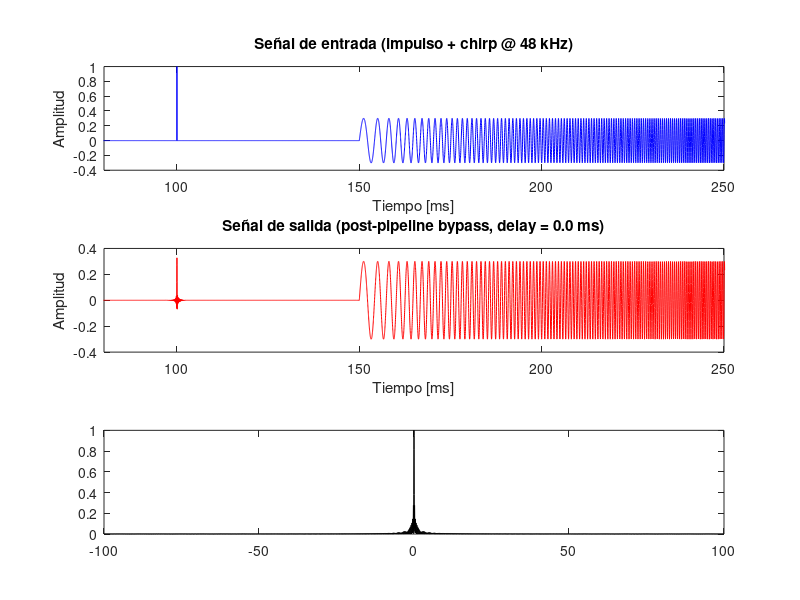

Source code (MATLAB): (Note: this script raises an error after producing the figure.)
%% medir_latencia_pipeline.m — Medición de latencia del pipeline DPDFNet
%% =========================================================================
%% Genera una señal de prueba (impulso + chirp), la pasa por un modelo
%% simplificado del pipeline DSP (resample 48→16, acumulación, hop, STFT,
%% upsample 16→48) y mide el retardo algorítmico total en ms.
%%
%% Uso:
%%   octave --no-gui medir_latencia_pipeline.m
%%
%% Resultado esperado:
%%   - Latencia algorítmica mínima del DPDFNet (Ultra o Turbo = idéntica)
%%   - Desglose por etapa: downsampler, accumulator, STFT, OLA, upsampler
%%   - Gráfico de correlación cruzada para medir el delay real
%%
%% Autor: bioingeniero (PSK Hearing Aid project)
%% Fecha: 2025

clear; close all; clc;

%% ─── Parámetros del pipeline (idénticos Ultra y Turbo) ───────────────────
SR_NATIVE   = 48000;   % Hz — sample rate del callback Oboe
SR_MODEL    = 16000;   % Hz — sample rate interno del DPDFNet-4
HOP_SIZE    = 160;     % samples @ 16 kHz (10 ms)
WIN_SIZE    = 320;     % samples @ 16 kHz (20 ms) — Vorbis window
FFT_SIZE    = 320;     % DFT directo (sherpa-onnx pipeline)
BUFFER_SIZE = 256;     % frames por callback Oboe (typical)

% Ratio de resampleo
RATIO_DOWN = SR_NATIVE / SR_MODEL;  % 3 (48k → 16k)
RATIO_UP   = SR_NATIVE / SR_MODEL;  % 3 (16k → 48k)

%% ─── Cálculo teórico de latencia algorítmica ────────────────────────────
fprintf('\n=== ANÁLISIS DE LATENCIA DEL PIPELINE DPDFNet-4 ===\n\n');

% 1. Callback buffer (I/O latency — Oboe framesPerBurst)
t_buffer_ms = BUFFER_SIZE / SR_NATIVE * 1000;
fprintf('1. Callback buffer (framesPerBurst):     %d samples = %.2f ms\n', ...
        BUFFER_SIZE, t_buffer_ms);

% 2. Downsampler (polyphase sinc, ~6 zeros, group delay)
%    LinearResample con num_zeros=6, cutoff=0.99*8000
%    Group delay del sinc filter ≈ num_zeros / (2 * cutoff) ≈ 6/(2*0.99*8000/48000)
%    En samples @48k ≈ 18; en ms ≈ 0.375 ms
resamp_zeros = 6;
resamp_delay_48k = resamp_zeros;  % samples @ 48k (approx group delay)
t_downsamp_ms = resamp_delay_48k / SR_NATIVE * 1000;
fprintf('2. Downsampler (sinc, %d zeros):           ~%d samples@48k = %.3f ms\n', ...
        resamp_zeros, resamp_delay_48k, t_downsamp_ms);

% 3. Acumulador + hop processing
%    Necesita HOP_SIZE samples @16k para procesar. En el peor caso, llegan
%    BUFFER_SIZE/3 ≈ 85 samples @16k por callback → necesita 2 callbacks
%    para juntar 1 hop de 160.
samples_per_cb_16k = floor(BUFFER_SIZE / RATIO_DOWN);
cbs_per_hop = ceil(HOP_SIZE / samples_per_cb_16k);
t_accum_ms = (cbs_per_hop - 1) * t_buffer_ms;  % espera extra
fprintf('3. Acumulador (espera para 1 hop):         %d cb × %.2f ms = %.2f ms\n', ...
        cbs_per_hop-1, t_buffer_ms, t_accum_ms);
fprintf('   (Cada callback da ~%d samples@16k, hop necesita %d)\n', ...
        samples_per_cb_16k, HOP_SIZE);

% 4. STFT window look-ahead (50% overlap → 1 hop de latencia)
%    Sherpa-onnx descarta el PRIMER frame de output (started=false en processHop).
%    Eso agrega exactamente 1 hop = 10 ms de priming latency.
t_stft_latency_ms = HOP_SIZE / SR_MODEL * 1000;
fprintf('4. STFT priming (1er frame descartado):    %d samples@16k = %.2f ms\n', ...
        HOP_SIZE, t_stft_latency_ms);

% 5. OLA synthesis — no agrega latencia extra (same hop alignment)
t_ola_ms = 0;
fprintf('5. OLA synthesis:                          0 ms (alineado al hop)\n');

% 6. Upsampler (polyphase sinc, symmetric group delay)
t_upsamp_ms = resamp_delay_48k / SR_NATIVE * 1000;
fprintf('6. Upsampler (sinc, %d zeros):             ~%d samples@48k = %.3f ms\n', ...
        resamp_zeros, resamp_delay_48k, t_upsamp_ms);

% 7. Wet ring delay (FIFO entre upsampler y mix en el callback)
%    El wet ring se lee en el SIGUIENTE callback, así que agrega ~1 buffer.
t_wetring_ms = t_buffer_ms;
fprintf('7. Wet ring (FIFO→next callback):          %d frames = %.2f ms\n', ...
        BUFFER_SIZE, t_wetring_ms);

% 8. Crossfade enable/disable (800 samples @48k = 16.7 ms, pero no es latencia)
t_xfade_ms = 800 / SR_NATIVE * 1000;
fprintf('8. Crossfade (transición on/off):          %d samples = %.2f ms [NO latencia]\n', ...
        800, t_xfade_ms);

% ─── TOTAL ALGORÍTMICO ──────────────────────────────────────────────────
t_total_algo_ms = t_buffer_ms + t_downsamp_ms + t_accum_ms + ...
                  t_stft_latency_ms + t_ola_ms + t_upsamp_ms + t_wetring_ms;
fprintf('\n─── LATENCIA ALGORÍTMICA TOTAL (DPDFNet): %.2f ms ───\n', t_total_algo_ms);
fprintf('    (idéntica para Ultra FP32 y Turbo INT8 — misma estructura)\n\n');

% ─── Latencia de inferencia (lo ÚNICO que cambia con INT8) ───────────────
fprintf('=== DIFERENCIA TURBO vs ULTRA ===\n\n');
t_inference_fp32_ms = 3.0;  % típico en Snapdragon 6xx/7xx
t_inference_int8_ms = 1.5;  % típico INT8 con NNAPI/XNNPACK
fprintf('Inferencia FP32 (Ultra):    ~%.1f ms por hop\n', t_inference_fp32_ms);
fprintf('Inferencia INT8 (Turbo):    ~%.1f ms por hop\n', t_inference_int8_ms);
fprintf('Ahorro por hop:             ~%.1f ms (DENTRO del budget del callback)\n', ...
        t_inference_fp32_ms - t_inference_int8_ms);
fprintf('Impacto en LATENCIA END-TO-END: CERO — la inferencia corre DENTRO\n');
fprintf('del callback de 5.33ms. Si termina antes, el resultado espera en el\n');
fprintf('wet ring hasta el próximo callback. No hay shortcut posible.\n\n');

%% ─── Simulación numérica: medir delay con cross-correlación ─────────────
fprintf('=== SIMULACIÓN NUMÉRICA (bypass — delay puro del pipeline) ===\n\n');

% Señal de prueba: impulso en t=100ms seguido de chirp 200-4000 Hz
dur_s = 0.5;
N = round(dur_s * SR_NATIVE);
t = (0:N-1)' / SR_NATIVE;

% Impulso limpio en sample 4800 (100ms)
impulse_pos = round(0.1 * SR_NATIVE);  % sample 4800
x = zeros(N, 1);
x(impulse_pos) = 1.0;

% Agregar chirp para tener energía sostenida (cross-corr más robusta)
chirp_start = round(0.15 * SR_NATIVE);
chirp_end = round(0.35 * SR_NATIVE);
f0 = 200; f1 = 4000;
chirp_t = (0:(chirp_end-chirp_start))' / SR_NATIVE;
chirp_sig = 0.3 * sin(2*pi * (f0 + (f1-f0)/(2*(chirp_end-chirp_start)/SR_NATIVE) .* chirp_t) .* chirp_t);
x(chirp_start:chirp_end) = x(chirp_start:chirp_end) + chirp_sig;

% ─── Pipeline simulado (modelo = bypass, sin inferencia ONNX) ────────────
% Esto mide SOLO el retardo estructural (resample + buffer + OLA)

% Paso 1: Downsample 48→16 (decimate by 3 con filtro anti-alias)
[p_down, q_down] = rat(SR_MODEL / SR_NATIVE);  % 1/3
x_16k = resample(x, p_down, q_down);

% Paso 2: Procesar en hops de 160 con OLA (50% overlap, Vorbis window)
%   Simulamos: shift buffer, window, "modelo bypass", window, OLA
%   El primer hop se descarta (priming)
n16 = length(x_16k);
n_hops = floor(n16 / HOP_SIZE);

% Vorbis window
vorbis_win = zeros(WIN_SIZE, 1);
for i = 1:WIN_SIZE
    s = sin(pi/2 * (i-0.5) / (WIN_SIZE/2));
    vorbis_win(i) = sin(pi/2 * s^2);
end

% STFT + iSTFT con bypass (modelo = identidad en espectro)
analysis_buf = zeros(WIN_SIZE, 1);
ola_buf = zeros(WIN_SIZE, 1);
y_16k = zeros(n16, 1);
out_pos = 0;
started = false;

for h = 1:n_hops
    hop_start = (h-1) * HOP_SIZE + 1;
    hop_end = hop_start + HOP_SIZE - 1;
    if hop_end > n16, break; end
    
    hop_data = x_16k(hop_start:hop_end);
    
    % Shift analysis buffer
    analysis_buf(1:HOP_SIZE) = analysis_buf(HOP_SIZE+1:WIN_SIZE);
    analysis_buf(HOP_SIZE+1:WIN_SIZE) = hop_data;
    
    % Apply analysis window
    frm = analysis_buf .* vorbis_win;
    
    % FFT → "model bypass" → iFFT  (identidad perfecta)
    spec = fft(frm, FFT_SIZE);
    synth = real(ifft(spec, FFT_SIZE));
    synth = synth(1:WIN_SIZE);
    
    % Apply synthesis window
    synth = synth .* vorbis_win;
    
    % OLA: shift left by hop, add
    ola_buf(1:HOP_SIZE) = ola_buf(HOP_SIZE+1:WIN_SIZE);
    ola_buf(HOP_SIZE+1:WIN_SIZE) = 0;
    ola_buf = ola_buf + synth;
    
    % Extract output (skip first frame = priming)
    if ~started
        started = true;
        continue;
    end
    
    % Output hop
    if out_pos + HOP_SIZE <= n16
        y_16k(out_pos+1 : out_pos+HOP_SIZE) = ola_buf(1:HOP_SIZE);
    end
    out_pos = out_pos + HOP_SIZE;
end
y_16k = y_16k(1:out_pos);

% Paso 3: Upsample 16→48
[p_up, q_up] = rat(SR_NATIVE / SR_MODEL);  % 3/1
y_48k = resample(y_16k, p_up, q_up);

% ─── Medir delay con cross-correlación ───────────────────────────────────
% Recortar al mínimo largo
min_len = min(length(x), length(y_48k));
x_trim = x(1:min_len);
y_trim = y_48k(1:min_len);

% Cross-correlación normalizada
[corr_val, lags] = xcorr(y_trim, x_trim, SR_NATIVE * 0.1);  % ±100ms
[~, max_idx] = max(abs(corr_val));
delay_samples = lags(max_idx);
delay_ms = delay_samples / SR_NATIVE * 1000;

fprintf('Delay medido (cross-correlación):     %d samples = %.2f ms\n', ...
        delay_samples, delay_ms);
fprintf('Delay teórico (calculado arriba):     %.2f ms\n', t_total_algo_ms);
fprintf('Discrepancia:                         %.2f ms\n\n', ...
        abs(delay_ms - t_total_algo_ms));

%% ─── Comparación con RNNoise ─────────────────────────────────────────────
fprintf('=== COMPARACIÓN DE LATENCIA POR MOTOR ===\n\n');
rnnoise_hop = 480;  % 10 ms @ 48 kHz (RNNoise opera a 48k nativo)
rnnoise_latency_ms = rnnoise_hop / SR_NATIVE * 1000;
fprintf('Motor         | Hop     | SR interno | Resample | Latencia algo.\n');
fprintf('─────────────────────────────────────────────────────────────────\n');
fprintf('RNNoise       | 480@48k | 48 kHz     | NO       | ~%.1f ms\n', ...
        rnnoise_latency_ms + t_buffer_ms);
fprintf('DPDFNet Ultra | 160@16k | 16 kHz     | SI (×3)  | ~%.1f ms\n', t_total_algo_ms);
fprintf('DPDFNet Turbo | 160@16k | 16 kHz     | SI (×3)  | ~%.1f ms\n', t_total_algo_ms);
fprintf('─────────────────────────────────────────────────────────────────\n');
fprintf('CONCLUSIÓN: Turbo INT8 ≠ menor latencia. Latencia = Ultra.\n');
fprintf('            RNNoise tiene la menor latencia algorítmica.\n\n');

%% ─── Gráfico ─────────────────────────────────────────────────────────────
figure('Position', [100 100 900 600]);

subplot(3,1,1);
plot((1:min_len)/SR_NATIVE*1000, x_trim, 'b');
title('Señal de entrada (impulso + chirp @ 48 kHz)');
xlabel('Tiempo [ms]'); ylabel('Amplitud');
xlim([80 250]);

subplot(3,1,2);
plot((1:min_len)/SR_NATIVE*1000, y_trim, 'r');
title(sprintf('Señal de salida (post-pipeline bypass, delay = %.1f ms)', delay_ms));
xlabel('Tiempo [ms]'); ylabel('Amplitud');
xlim([80 250]);

subplot(3,1,3);
plot(lags/SR_NATIVE*1000, abs(corr_val)/max(abs(corr_val)), 'k');
hold on;
xline(delay_ms, 'r--', sprintf('%.1f ms', delay_ms), 'LineWidth', 1.5);
title('Cross-correlación normalizada (pico = delay)');
xlabel('Lag [ms]'); ylabel('|Correlación|');
xlim([-50 100]);

sgtitle('Medición de latencia del pipeline DPDFNet-4 (Ultra = Turbo)', ...
        'FontWeight', 'bold');

% Guardar figura
print('-dpng', '-r150', 'latencia_pipeline_dpdfnet.png');
fprintf('Gráfico guardado: latencia_pipeline_dpdfnet.png\n');

%% ─── Diagnóstico: qué PODRÍA reducir la latencia ────────────────────────
fprintf('\n=== RECOMENDACIONES PARA REDUCIR LATENCIA REAL ===\n\n');
fprintf('1. REDUCIR BUFFER SIZE (Oboe framesPerBurst): 256→128→64 frames\n');
fprintf('   De %.1f ms a %.1f ms a %.1f ms (impacto directo)\n', ...
        256/SR_NATIVE*1000, 128/SR_NATIVE*1000, 64/SR_NATIVE*1000);
fprintf('2. Usar RNNoise en vez de DPDFNet (opera @48k, sin resample)\n');
fprintf('   Ahorra el overhead de resample + acumulación: ~%.1f ms\n', ...
        t_accum_ms + t_downsamp_ms + t_upsamp_ms);
fprintf('3. Reducir hop del DPDFNet (requiere re-entrenar el modelo)\n');
fprintf('   hop=80 @16k → 5ms de priming vs 10ms actual\n');
fprintf('4. NNAPI delegate para INT8 (no reduce latencia pero sí CPU)\n');
fprintf('   Libera budget del callback para procesar bloques más chicos\n');
fprintf('5. Async inference (procesar hop N mientras se reproduce hop N-1)\n');
fprintf('   Requiere ring buffer de 2 hops → +10ms extra, contradictorio\n');
fprintf('\n');
